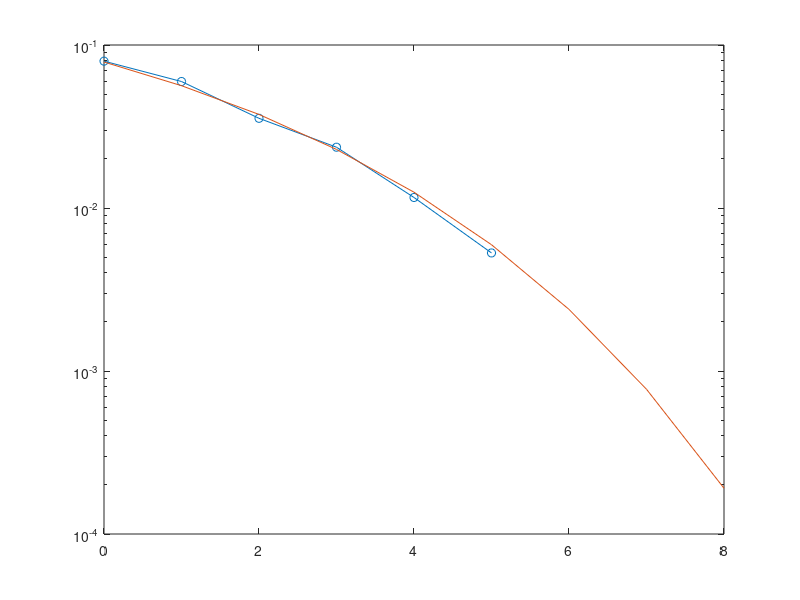

Here is the MATLAB script that generated this plot:
close all; clear; clc;

K = 10^4; % # of instances (memory limitation)

% select transmission and channel parameters
EbN0dBv=0:8;
EbN0v=10.^(EbN0dBv/10);
N0=1;
Ebv=EbN0v*N0;
Esv=Ebv;

BER = zeros(1,length(Esv));
for i = 1:length(Esv) % test each SNR
    % generate bit stream
    b = (sign(randn(1, K))+1)/2;

    % transmit
    s = sqrt(Esv(i))*(2*b-1);

    % channel
    n = sqrt(N0/2)*randn(1,K);

    % receive
    r = s + n;

    % detection (MAP)
    b_est = (sign(r)+1)/2;

    % BER
    BER(i) = sum(abs(b - b_est))/K;
    
    if (BER(i) < 100/K) break; end
end

figure(1);
semilogy(EbN0dBv,BER,'-o',EbN0dBv,qfunc(sqrt(2*EbN0v)));
